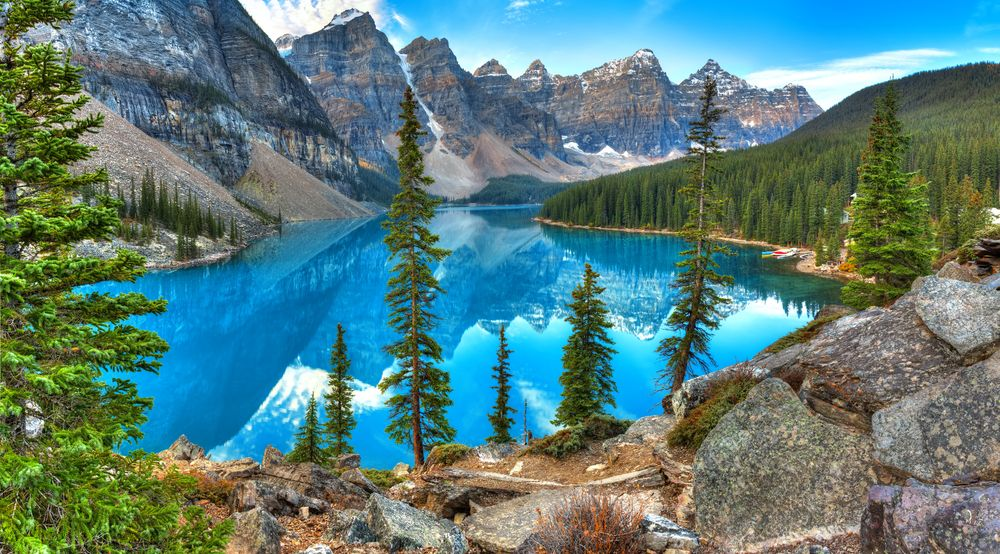
#> input picture TSIA_03_SumaResta_FigGeometricas-Rotaciones-Bordes/figuras/lago.jpg, 1000 x 554 px
$ jupyter execute DL_03_OpenCV-SumaResta.ipynb
#> lines starting #> are read from the running program, lines starting #| are printed output that depends on the picture
<!--Información del curso-->

<br><br><center><h1 style="font-size:2em;color:#2467C0"> Funciones básicas para manejo de imágenes </h1></center>
<br>
<table>
<col width="550">
<col width="450">
<tr>


<td></td>
<td>

**OpenCV** es una biblioteca libre desarrollada originalmente por Intel. Vio la luz en el año 1999. Escrita originalmente en C/C++, su mejor virtud es que es multiplataforma, se puede ejecutar en diferentes sistemas operativos (Linux, Windows, Mac OS X, Android e iOS). También la podemos utilizar en diferentes lenguajes de programación como Java, Objective C, C# y *Python*.

Quizás sea la biblioteca de visión artificial más importante y más usada. Es utilizada por universidades, empresas y gente del movimiento Maker para dar rienda suelta a su imaginación al tratarse de un software libre.

En este notebook comenzaremos con el tratamiento de imágenes en Python mediante esta librería, más específicamente vamos a ver como cargar o  leer una imagen, conversión a blanco y negro, filtros y otras operaciones que serán útiles dentro del curso.


<br>
</td>
</tr>
</table>

# 0. Librerías básicas

[cell 1]
#Librerías básicas de esta notebook
import matplotlib.pyplot as plt
import numpy as np
import cv2 as cv

# Parte II

### 1.Operaciones aritméticas

Las imágenes son arreglos de NumPy almacenados como enteros de 8 bits sin signo (unidad8) con valores en el rango [0, 255]; al usar las funciones de add/subtract en OpenCV, estos valores se *acoplarán* a este rango, incluso si caen fuera del rango [0, 255] después de aplicar la operación

[cell 2]
#Funciones de OpenCV
#add y subtract
added = cv.add(np.uint8([200]), np.uint8([100])) #sumar
subtracted = cv.subtract(np.uint8([50]), np.uint8([100])) #restar
print("Suma: {}".format(added))
print("Resta : {}".format(subtracted))

[cell 3]
#Cargar la imagen figuras/lago.jpg
img = cv.imread('figuras/lago.jpg')
#> img is the input picture: shape (554, 1000, 3); mean B, G, R 122.7, 125.2, 89.7
#COnvertir a RGB
img = cv.cvtColor(img, cv.COLOR_BGR2RGB)
#Mostrar la imagen
plt.imshow(img)
plt.show()
img[0]
#> Out = 1000 rows, first 8: [67, 90, 34], [62, 87, 32], [78, 108, 58], [56, 92, 28], [58, 105, 13], [86, 138, 27], [95, 146, 27], [121, 169, 57]

### 2. Aumentar las intensidad

[cell 4]
# Aumentar las intensidades de píxeles en nuestra imagen en 100
M = np.ones(img.shape, dtype = "uint8") * 100
img_suma = cv.add(img, M)
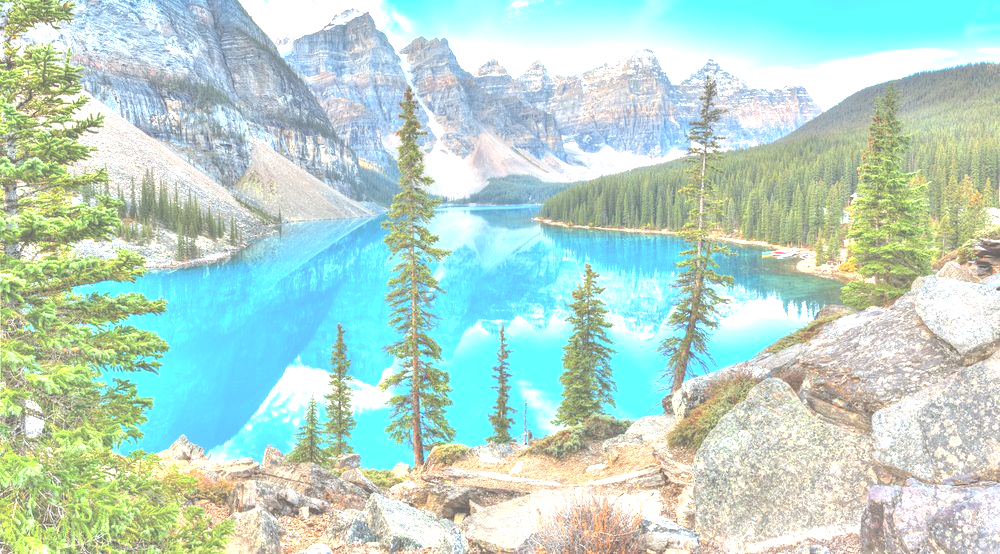
#> img_suma: shape (554, 1000, 3); mean R, G, B 184.9, 215.4, 203.3
plt.imshow(img_suma)
plt.show()
img_suma[0]
#> Out = 1000 rows, first 8: [167, 190, 134], [162, 187, 132], [178, 208, 158], [156, 192, 128], [158, 205, 113], [186, 238, 127], [195, 246, 127], [221, 255, 157]

### 3. Disminuir la intensidad

[cell 5]
# Disminuir la intensidade de píxeles en nuestra imagen con 50
M = np.ones(img.shape, dtype = "uint8") * 100
img_resta = cv.subtract(img, M)
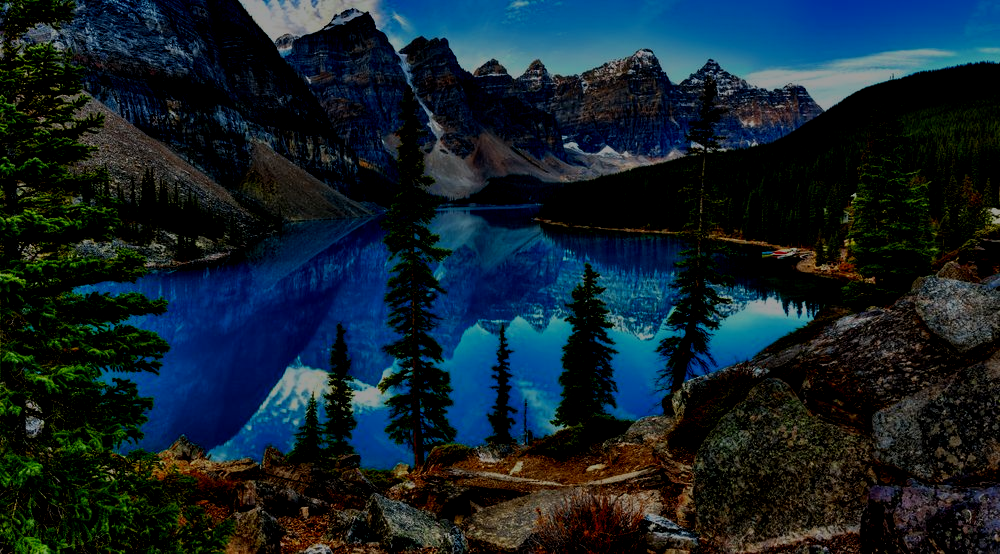
#> img_resta: shape (554, 1000, 3); mean R, G, B 18.7, 34.1, 43.6
plt.imshow(img_resta)
plt.show()
img_resta[0]
#> Out = 1000 rows, first 8: [0, 0, 0], [0, 0, 0], [0, 8, 0], [0, 0, 0], [0, 5, 0], [0, 38, 0], [0, 46, 0], [21, 69, 0]

### 4. Alta y baja intensidad

[cell 6]
plt.figure(figsize=(5,10))
plt.subplot(3,1,1)
plt.title("Imagen Original")
plt.imshow(img)
plt.subplot(3,1,2)
plt.title("Imagen Suma")
plt.imshow(img_suma)
plt.subplot(3,1,3)
plt.title("Imagen Resta")
plt.imshow(img_resta)
plt.show()
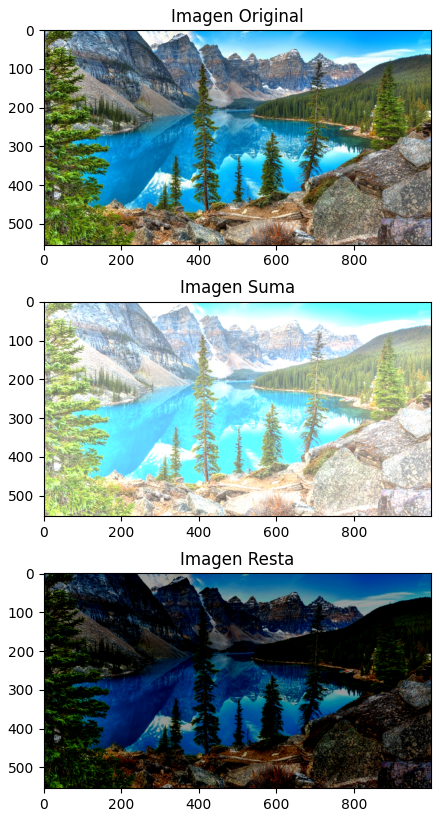
#> figure drawn by matplotlib, 3 panels
